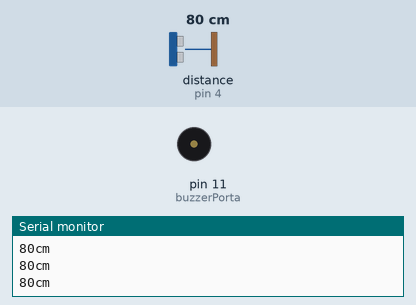
A sketch run on a simulated Arduino Uno, built with avr-gcc and run on an emulated ATmega328P. Shown: buzzer (waves = sounding), the last lines printed to the serial monitor. The inputs (shaded band) are chosen by the test bench; at power-on: distance to the obstacle (sensor on pin 4) 80 cm. The echo pulse lasts 58.3 µs per cm.

Above: at 1.2 s.
1.3 s: distance to the obstacle (sensor on pin 4) set to 11 cm
2.8 s: distance to the obstacle (sensor on pin 4) set to 8 cm
At 3.6 s:
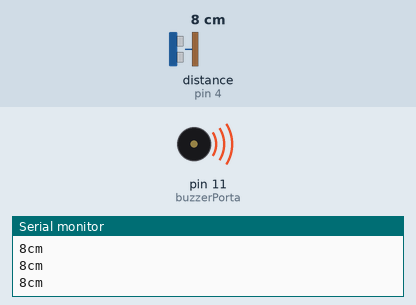
Timing chart, 0 to 5.8 s (numbered marks = the images above; inputs shaded):
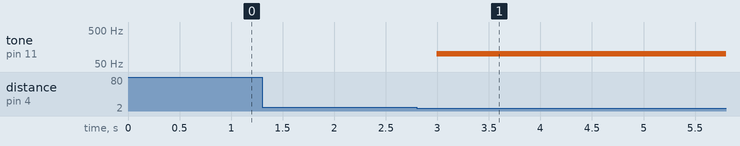

Measured:
- the behaviour switches between 10 and 9 cm on distance to the obstacle (sensor on pin 4) (found by bisection; images 0 and 1)
- after the input at 2.8 s, tone on pin 11 (buzzerPorta): silent → 100 Hz after 0.19 s

The sketch:

alertar-proximidade-objetos.ino
```cpp
/*
  Como Criar Coisas Inteligentes com Arduino - Módulo 1
  Facilitador:       Prof. Orlewilson Bentes Maia
  Data Criacao:      13/07/2018
  Data Atualizao:    13/07/2018
  Descricao:         Alerta de proximidade de objetos
  Fonte:             https://portal.vidadesilicio.com.br/hc-sr04-sensor-ultrassonico/
*/

//Biblioteca do sensor ultrassônico
#include <Ultrasonic.h>

//Define os pinos para o trigger e echo
#define triggerPorta 5
#define echoPorta 4

//Inicializa o sensor nos pinos definidos acima
Ultrasonic ultrassom(triggerPorta, echoPorta);

// Porta digital no qual sera colocado o buzzer
int buzzerPorta = 11;

float seno;
int frequencia;

// variável que guardará o valor da distância lida pelo ultrassônico
long distancia;

// tocar alarme conforme distância
void tocarAlarme(int intensidade){
  tone(buzzerPorta,intensidade);
}

// parar alarme
void pararAlarme(){
  noTone(buzzerPorta);
}

void setup()
{
  // Configura porta serial
  Serial.begin(9600);
  Serial.println("Lendo dados do ultrasônico...");
}

void loop()
{
  // ultrassom.Ranging(CM) retorna a distancia em centímetros(CM) ou polegadas(INC)
  distancia = ultrassom.Ranging(CM);
  Serial.print(distancia); //imprime o valor da variável distancia
  Serial.println("cm");
  delay(100);

  if (distancia < 5){
    tocarAlarme(300);
  } else if (distancia < 10){
    tocarAlarme(100);
  } else {
    pararAlarme();
  }
}
```
